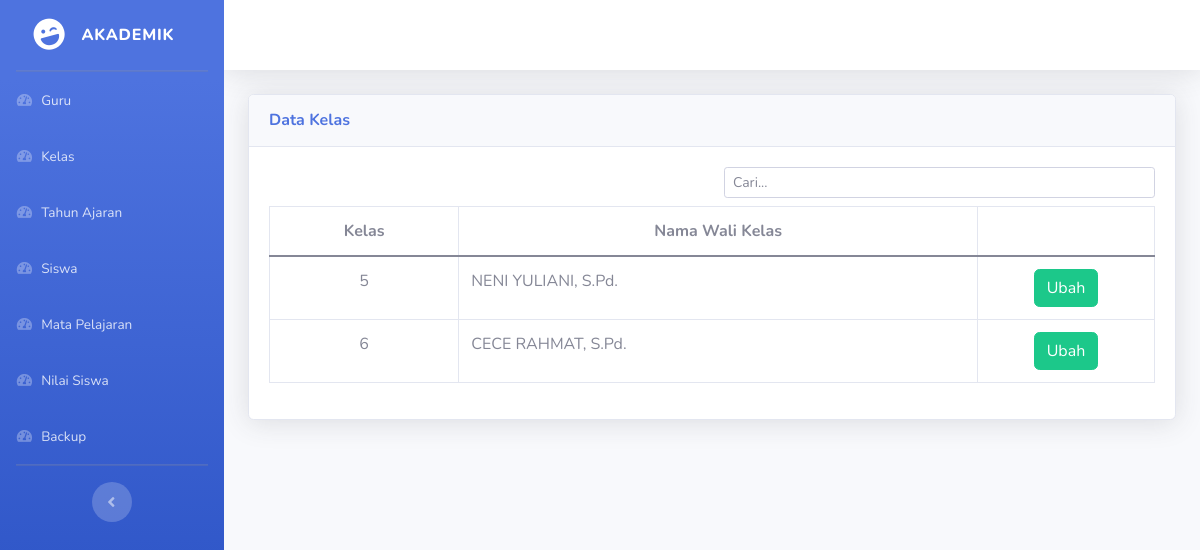
The page /kelas.php on the database as committed earlier.
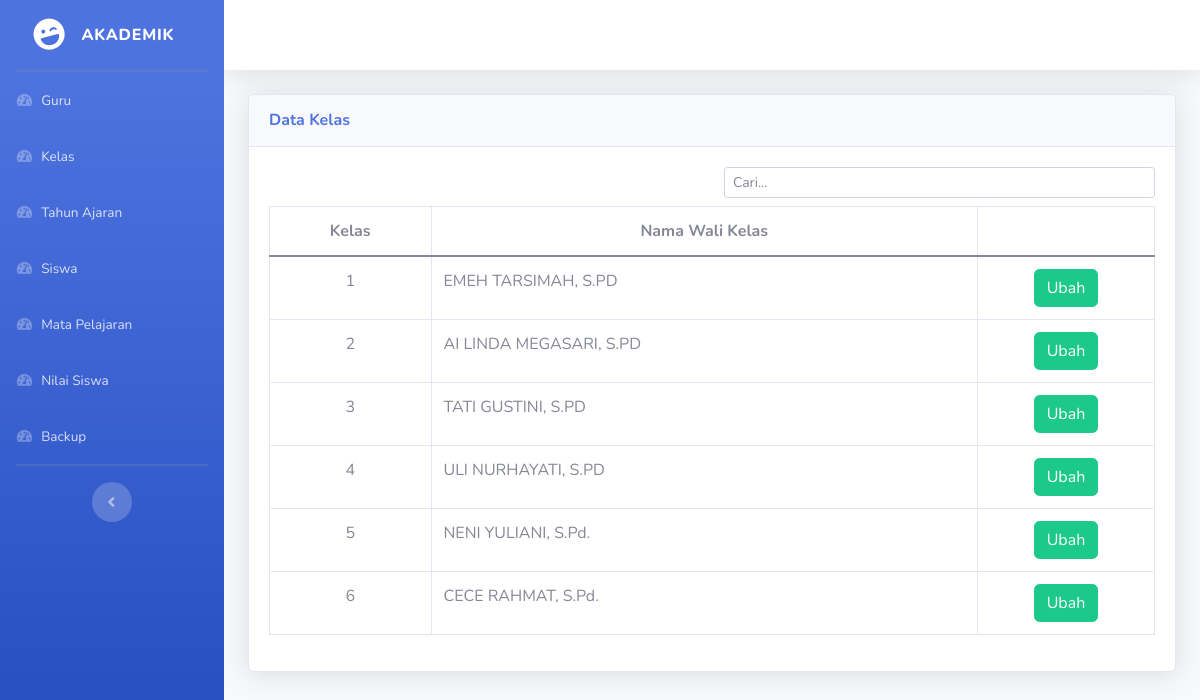
The same page on the database as committed later.
### tables this page shows
CREATE TABLE `kelas` (
  `kelas` varchar(191) NOT NULL,
  `nip_wakel` varchar(191) NOT NULL,
  PRIMARY KEY (`kelas`),
  KEY `kelas_nip_wakel_fkey` (`nip_wakel`),
  CONSTRAINT `kelas_nip_wakel_fkey` FOREIGN KEY (`nip_wakel`) REFERENCES `guru` (`nip`) ON UPDATE CASCADE
);

CREATE TABLE `guru` (
  `nip` varchar(191) NOT NULL,
  `nama_guru` varchar(191) NOT NULL,
  PRIMARY KEY (`nip`)
);

### kelas.php (the view, shortened to what this page needs)
<?php include_once 'views/nav.php'; ?>
<div id="content-wrapper" class="d-flex flex-column">
  <div id="content">
    <nav class="navbar navbar-expand navbar-light bg-white topbar mb-4 static-top shadow">
    </nav>
    <div class="container-fluid">
      <div class="card shadow mb-4">
        <div class="card-header py-3">
          <h6 class="m-0 font-weight-bold text-primary">Data Kelas</h6>
        </div>
        <div class="card-body">
          <div class="table-responsive">
            <div class="row">
              <div class="com-sm-12 col-md-6"></div>
              <div class="com-sm-12 col-md-6 mb-2">
                <div id="dataTables_filter" class="dataTables_filter">
                  <form action="<?= htmlspecialchars($_SERVER['PHP_SELF']) ?>" method="get">
                    <input type="search" name="cari" class="form-control form-control-sm" placeholder="Cari..." />
                  </form>
                </div>
              </div>
            </div>
            <table class="table table-bordered" id="dataTable" width="100%" cellspacing="0">
              <thead>
                <tr>
                  <th class="text-center">Kelas</th>
                  <th class="text-center">Nama Wali Kelas</th>
                  <th class="text-center"></th>
                </tr>
              </thead>
              <tbody>
                <?php
                $conn = connect_to_database();
                if (isset($_GET['cari']) && $_GET['cari'] !== "") {
                  $cari = $_GET["cari"];
                  $stmt = $conn->prepare(
                    "SELECT kelas.kelas, guru.nama_guru
                    FROM kelas,guru
                    WHERE guru.nip = kelas.nip_wakel AND guru.nama_guru LIKE concat('%',?,'%') ORDER BY kelas.kelas ASC"
                  );
                  $stmt->bind_param("s", $cari);
                  $stmt->execute();
                  $result = $stmt->get_result()->fetch_all(MYSQLI_ASSOC);
                  $stmt->close();
                } else {
                  $stmt = $conn->prepare(
                    "SELECT kelas.kelas, guru.nama_guru
                    FROM kelas,guru
                    WHERE guru.nip = kelas.nip_wakel ORDER BY kelas.kelas ASC"
                  );
                  $stmt->execute();
                  $result = $stmt->get_result()->fetch_all(MYSQLI_ASSOC);
                }
                foreach ($result as $row) :
                ?>
                  <tr>
                    <td class="text-center"><?= $row['kelas'] ?></td>
                    <td><?= $row['nama_guru'] ?></td>
                    <td class="text-center" style="width: 20%">
                      <a class="btn btn-success" href="update_kelas.php?kelas=<?= $row['kelas'] ?>">Ubah</a>
                    </td>
                  </tr>
                <?php endforeach; ?>
              </tbody>
            </table>
          </div>
        </div>
      </div>
    </div>
  </div>
</div>
</div>
<?php include_once 'views/footer.php'; ?>

Rows that differ between the two databases and show on the page:
added kelas: kelas "1", nip_wakel.nama_guru "EMEH TARSIMAH, S.PD"
added kelas: kelas "2", nip_wakel.nama_guru "AI LINDA MEGASARI, S.PD"
added kelas: kelas "3", nip_wakel.nama_guru "TATI GUSTINI, S.PD"
added kelas: kelas "4", nip_wakel.nama_guru "ULI NURHAYATI, S.PD"
